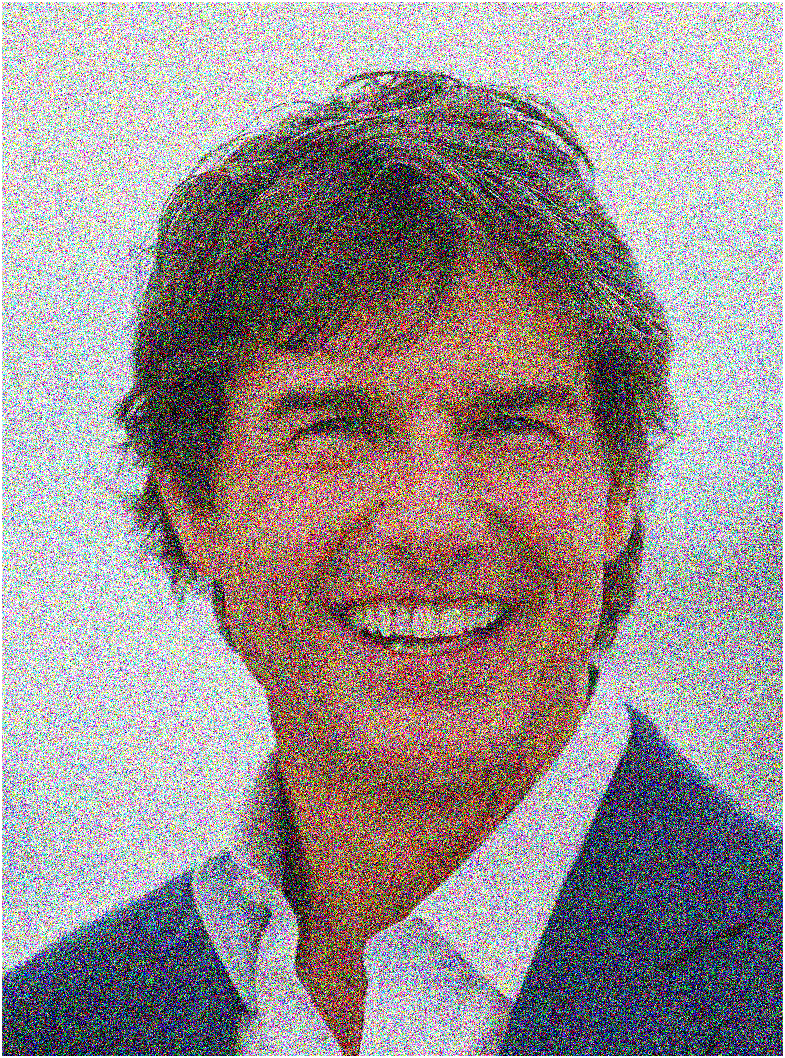
%> input picture Basic/tom extra noice.png, 785 x 1058 px
$ octave image_processiong_test.m   (GNU Octave 9; MATLAB toolbox functions it lacks are replaced by stand-ins)
%> lines starting %> are read from the running program, lines starting %| are printed output that depends on the picture
% ============================================
% IMAGE RESTORATION USING FOURIER TRANSFORMS
% ============================================
clc; clear; close all;

% ==============================
% 1. LOAD AND PREPARE IMAGE
% ==============================
fprintf('=== FOURIER TRANSFORM IMAGE RESTORATION === \n');

% Load image
I = imread('tom extra noice.png');
%> I is the input picture: size 1058x785x3 uint8; mean R, G, B 152.2, 143, 143.2
I = imresize(I, [512 512]);
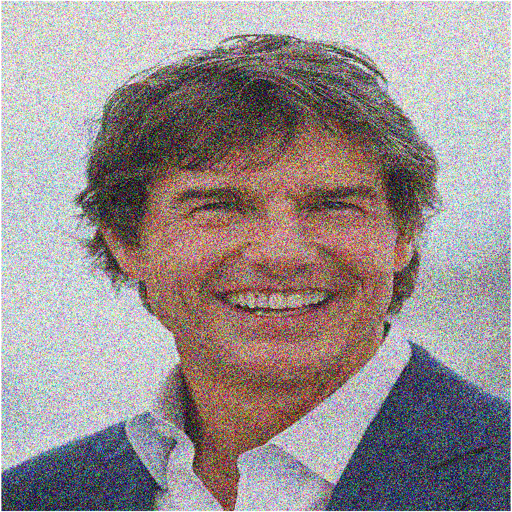
%> I: size 512x512x3 uint8; mean R, G, B 152.1, 142.9, 143.1
I_original = im2double(I);

% Convert to grayscale or process each channel
if size(I_original, 3) == 3
    I_gray = rgb2gray(I_original);
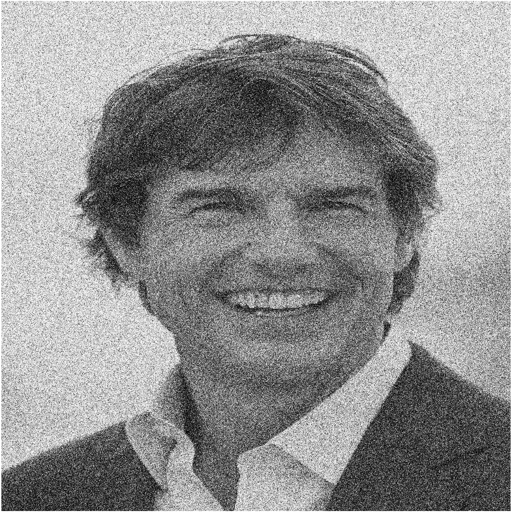
%> I_gray: size 512x512 double; min 0.00581, max 1, mean 0.571
    fprintf('Color image detected. Processing in Fourier domain...\n');

    % We'll process each color channel separately
    I_denoised_color = zeros(size(I_original));
else
    I_gray = I_original;
    fprintf('Grayscale image detected.\n');
end

figure('Position', [100 100 1400 500]);

% ==============================
% 2. FOURIER TRANSFORM DENOISING
% ==============================
fprintf('\n1. Applying Fourier Transform denoising...\n');

if size(I_original, 3) == 3
    % Process each color channel
    for channel = 1:3
        fprintf('   Processing channel %d...\n', channel);
        I_channel = I_original(:,:,channel);
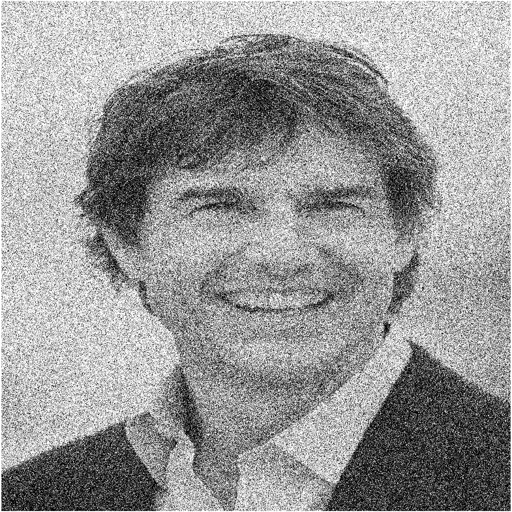
%> I_channel: size 512x512 double; min 0, max 1, mean 0.597

        % Get Fourier Transform
        F = fft2(I_channel);
        F_shifted = fftshift(F);  % Center zero frequency

        % Get magnitude spectrum (for display)
        magnitude = log(1 + abs(F_shifted));
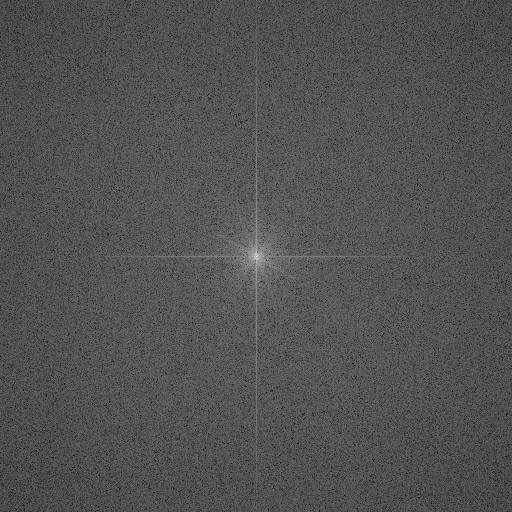
%> magnitude: size 512x512 double; min 0.145, max 11.96, mean 4; drawn with min black and max white

        % Create frequency grid
        [M, N] = size(I_channel);
%> M = 512; N = 512
        [u, v] = meshgrid(-floor(N/2):floor((N-1)/2), ...
                          -floor(M/2):floor((M-1)/2));
        D = sqrt(u.^2 + v.^2);  % Distance from center

        % ====================================
        % CHOOSE FILTER TYPE:
        % ====================================

        % OPTION A: Gaussian Low-Pass Filter
        D0 = 30;  % Cutoff frequency (adjust: 20-50)
        H = exp(-(D.^2) / (2 * D0^2));

        % [10 lines of commented-out code are left out]
        F_filtered = F_shifted .* H;

        % Inverse Fourier Transform
        I_filtered = real(ifft2(ifftshift(F_filtered)));
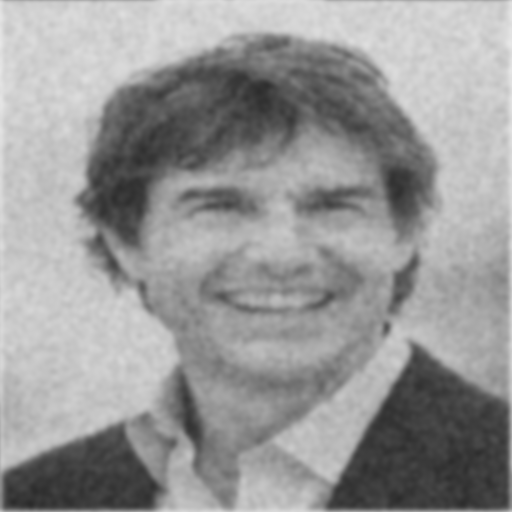
%> I_filtered: size 512x512 double; min 0.166, max 0.909, mean 0.597

        % Store result
        I_denoised_color(:,:,channel) = I_filtered;
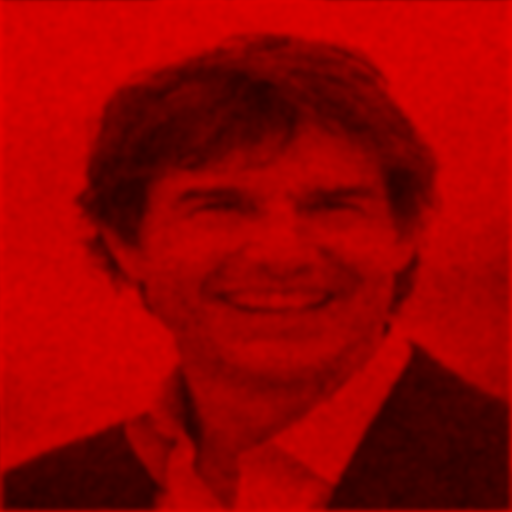
%> I_denoised_color: size 512x512x3 double; mean R, G, B 0.597, 0, 0

        % Display spectrum for first channel
        if channel == 1
%> (the run ends here)

$ run again, with Basic/noicy pic 1.png copied over Basic/tom extra noice.png
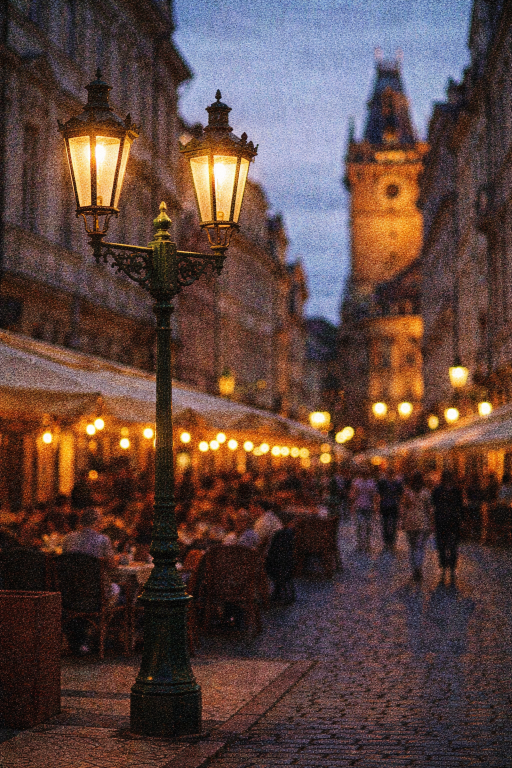
%> input picture Basic/noicy pic 1.png, 1024 x 1536 px (shown at 1/2 size)
%> I is the input picture: size 1536x1024x3 uint8; mean R, G, B 92, 68.3, 62.4
%> I: size 512x512x3 uint8
%> `I_filtered = real(ifft2(ifftshift(F_filtered)));`:
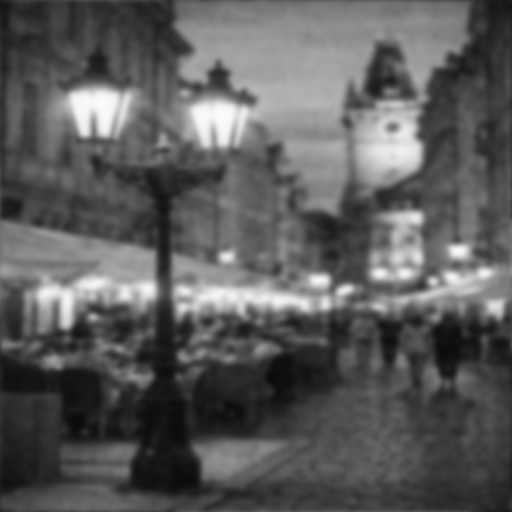
%> I_filtered: size 512x512 double; min 0.042, max 0.99, mean 0.361
%> `I_denoised_color(:,:,channel) = I_filtered;`:
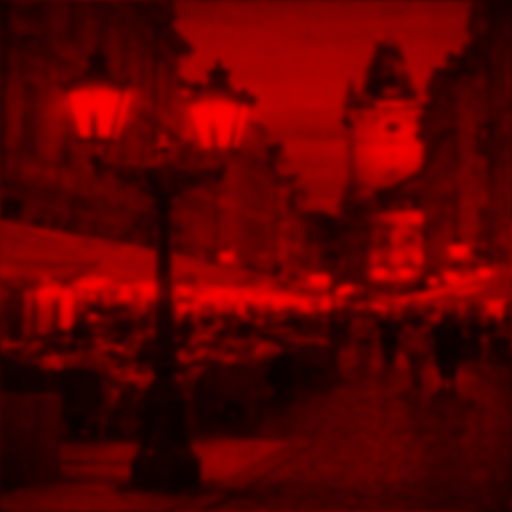
%> I_denoised_color: size 512x512x3 double; mean R, G, B 0.361, 0, 0
